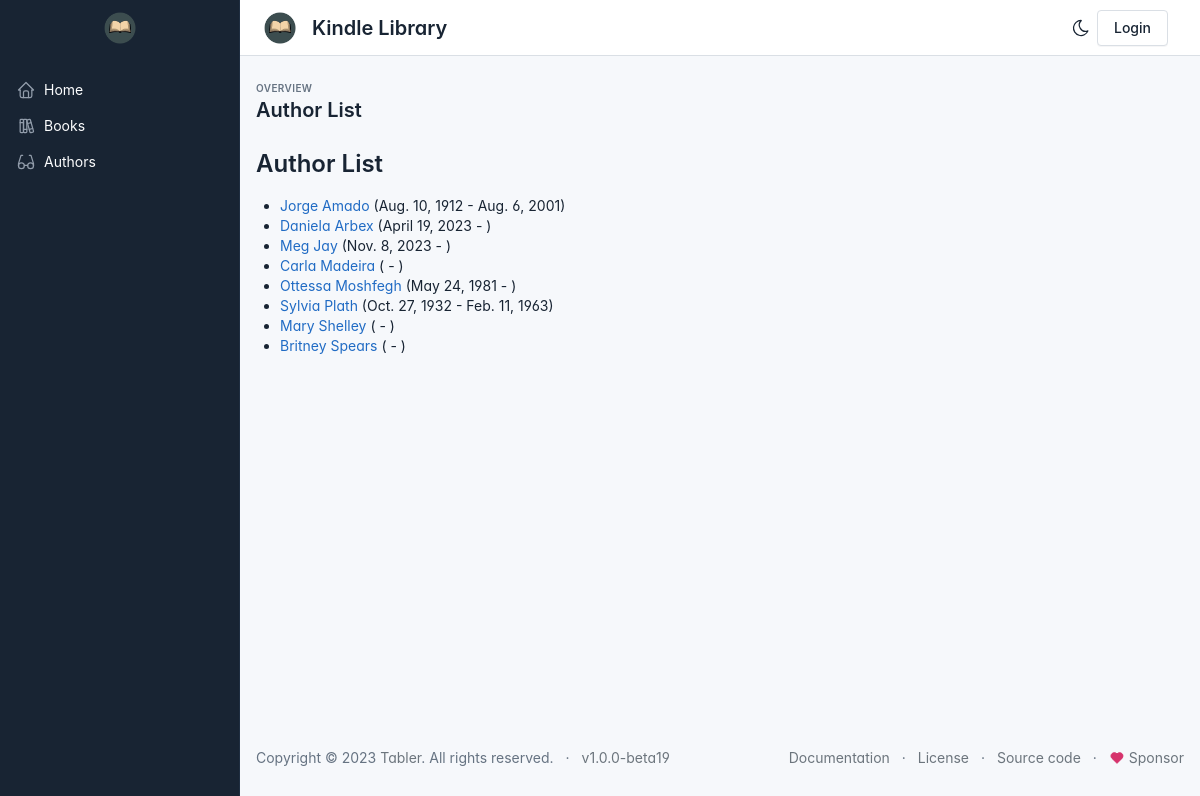
Screenshot of /authors/ with the database file from the repository.
### catalog/models.py (models this page shows, shortened)
class Author(models.Model):
    first_name = models.CharField(max_length=100)
    last_name = models.CharField(max_length=100)
    date_of_birth = models.DateField(null=True, blank=True)
    date_of_death = models.DateField('Died', null=True, blank=True)
    class Meta:
        ordering=['last_name', 'first_name']
    def get_absolute_url(self):
        return reverse('authors_detail', args=[str(self.id)])

### catalog/views.py (the view)
# urls.py: path('authors/', views.AuthorListView.as_view(), name='authors'),
class AuthorListView(generic.ListView):
    model: Author
    paginate_by = 10
    queryset = Author.objects.all()
    context_object_name = 'author_list'

### catalog/templates/catalog/author_list.html (shortened to what this page needs)
{% extends "base.html" %}
{% block title %}
    Author List
{% endblock %}
{% block content %}
    <h1>Author List</h1>
    {% if author_list %}
        <ul>
            {% for author in author_list %}
                <li>
                    <a href="{{ author.get_absolute_url }}">{{ author.first_name }} {{ author.last_name }}</a>
                    ({% if author.date_of_birth %}{{ author.date_of_birth }}{% endif %} - {% if author.date_of_death %}{{author.date_of_death}}{% endif %})
                </li>
            {% endfor %}
        </ul>
    {% else %}
        <p>There is no author registered</p>
    {% endif %}
{% endblock %}

### catalog/templates/base.html (style rules this page uses)
:root { --tblr-font-sans-serif: 'Inter Var', -apple-system, BlinkMacSystemFont, San Francisco, Segoe UI, Roboto, Helvetica Neue, sans-serif; }
body { font-feature-settings: "cv03", "cv04", "cv11"; }

### rows the page displays
Author: first_name "Jorge", last_name "Amado", date_of_birth "Aug. 10, 1912", date_of_death "Aug. 6, 2001"
Author: first_name "Daniela", last_name "Arbex", date_of_birth "April 19, 2023"
Author: first_name "Meg", last_name "Jay", date_of_birth "Nov. 8, 2023"
Author: first_name "Carla", last_name "Madeira"
Author: first_name "Ottessa", last_name "Moshfegh", date_of_birth "May 24, 1981"
Author: first_name "Sylvia", last_name "Plath", date_of_birth "Oct. 27, 1932", date_of_death "Feb. 11, 1963"
Author: first_name "Mary", last_name "Shelley"
Author: first_name "Britney", last_name "Spears"
